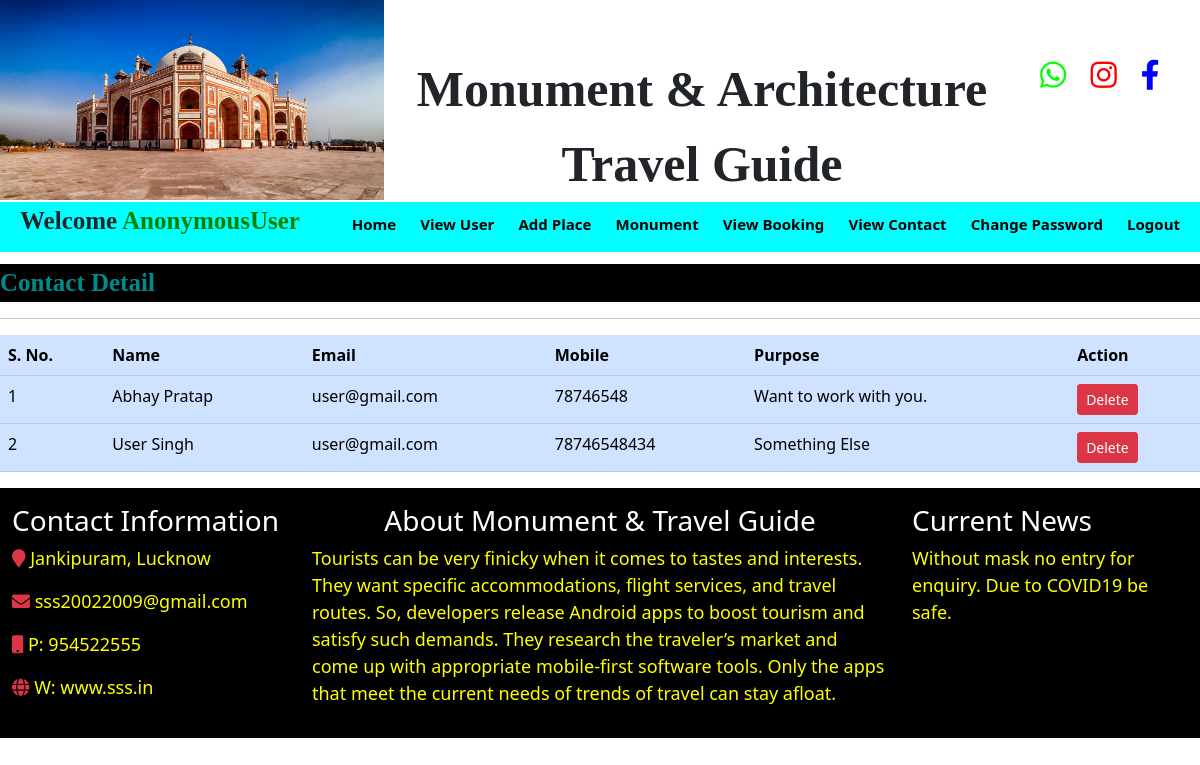
/view_contact, run on the app's committed database.
### room/models.py (models this page shows)
class Contact(models.Model):
    c_name=models.CharField(max_length=20,null=True)
    c_email=models.CharField(max_length=20,null=True)
    c_mobile=models.CharField(max_length=20,null=True)
    c_purpose=models.CharField(max_length=20,null=True)

### room/views.py (the view)
# urls.py: path('view_contact',view_contact,name='view_contact'),
def view_contact(request):
    data = Contact.objects.all()
    d={'data':data}
    return render(request,'view_contact.html',d)

### room/templates/view_contact.html (shortened to what this page needs)
{% include 'admin_navigation.html' %}
<marquee style="font-family: 'Monotype Corsiva'; font-size:25px; color:darkcyan; background-color:black; font-weight:bold; margin-top:1%">
    Contact Detail
</marquee>
<hr>
<table class="table table-primary">
    <tr>
        <th>S. No.</th>
        <th>Name</th>
        <th>Email</th>
        <th>Mobile</th>
        <th>Purpose</th>
        <th>Action</th>
    </tr>
    {% for i in data %}
    <tr>
        <td>{{forloop.counter}}</td>
        <td>{{i.c_name}}</td>
        <td>{{i.c_email}}</td>
        <td>{{i.c_mobile}}</td>
        <td>{{i.c_purpose}}</td>
        <td><a href="{% url 'delete_contact' i.id %}" class="btn btn-danger btn-sm">Delete</a></td>
    </tr>
   {% endfor %}
</table>
{% include 'footer.html' %}

### data on the page
Contact: c_name "Abhay Pratap", c_email "user@gmail.com", c_mobile "78746548", c_purpose "Want to work with you."
Contact: c_name "User Singh", c_email "user@gmail.com", c_mobile "78746548434", c_purpose "Something Else"

### other printed values
{{ request.user }} "AnonymousUser"
